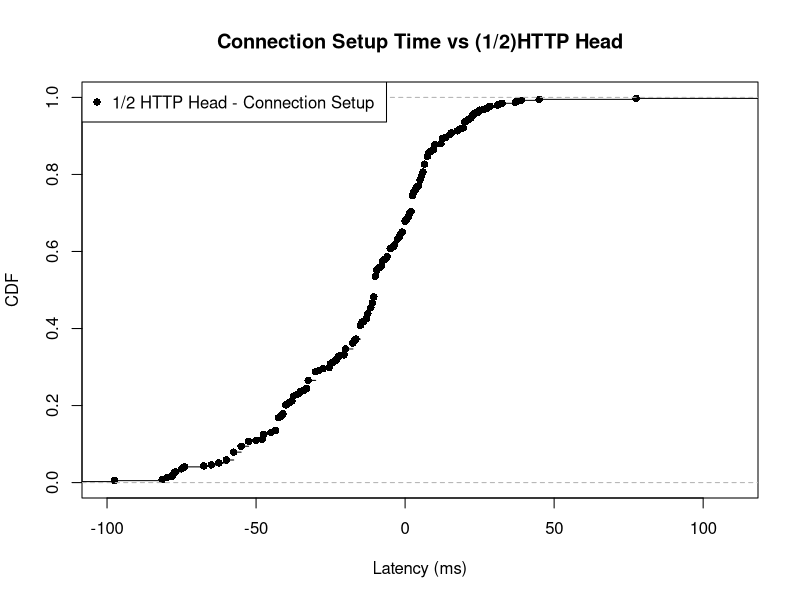

Generate this figure with R:
tcp_open <-c(10.00, 65.00, 65.00, 25.00, 20.00, 20.00, 20.00, 20.00, 20.00, 20.00, 20.00, 25.00, 25.00, 70.00, 25.00, 25.00, 25.00, 25.00, 25.00, 25.00, 25.00, 25.00, 20.00, 20.00, 87.00, 87.00, 22.00, 87.00, 19.00, 87.00, 19.00, 19.00, 18.00, 18.00, 19.00, 18.00, 88.00, 84.00, 84.00, 20.00, 20.00, 20.00, 20.00, 20.00, 20.00, 21.00, 23.00, 23.00, 20.00, 24.00, 20.00, 23.00, 23.00, 23.00, 21.00, 20.00, 26.00, 21.00, 21.00, 20.00, 20.00, 20.00, 20.00, 20.00, 20.00, 85.00, 25.00, 70.00, 70.00, 65.00, 70.00, 70.00, 70.00, 25.00, 70.00, 90.00, 90.00, 90.00, 30.00, 65.00, 65.00, 65.00, 75.00, 75.00, 75.00, 55.00, 55.00, 55.00, 65.00, 70.00, 25.00, 70.00, 65.00, 65.00, 65.00, 65.00, 70.00, 70.00, 75.00, 75.00, 75.00, 95.00, 35.00, 35.00, 25.00, 25.00, 25.00, 25.00, 25.00, 21.00, 21.00, 21.00, 22.00, 22.00, 22.00, 19.00, 19.00, 20.00, 20.00, 14.00, 14.00, 20.00, 20.00, 20.00, 20.00, 25.00, 25.00, 25.00, 25.00, 20.00, 20.00, 30.00, 20.00, 19.00, 20.00, 20.00, 25.00, 30.00, 25.00, 25.00, 20.00, 65.00, 20.00, 20.00, 60.00, 60.00, 60.00, 160.00, 160.00, 3.00, 5.00, 20.00, 20.00, 22.00, 22.00, 20.00, 18.00, 21.00, 20.00, 19.00, 18.00, 20.00, 20.00, 20.00, 40.00, 40.00, 36.00, 40.00, 35.00, 35.00, 40.00, 40.00, 40.00, 45.00, 55.00, 41.00, 30.00, 60.00, 60.00, 65.00, 25.00, 60.00, 100.00, 26.00, 21.00, 21.00, 21.00, 21.00, 21.00, 21.00, 20.00, 67.00, 67.00, 67.00, 67.00, 67.00, 67.00, 67.00, 70.00, 70.00, 75.00, 75.00, 75.00, 59.00, 59.00, 86.00, 86.00, 60.00, 40.00, 40.00, 75.00, 75.00, 40.00, 40.00, 40.00, 40.00, 40.00, 30.00, 90.00, 90.00, 23.00, 23.00, 84.00, 60.00, 84.00, 45.00, 45.00, 30.00, 30.00, 30.00, 40.00, 85.00, 85.00, 40.00, 40.00, 85.00, 85.00, 60.00, 70.00, 85.00, 85.00, 90.00, 90.00, 90.00, 90.00, 90.00, 85.00, 85.00, 85.00, 85.00, 85.00, 90.00, 85.00, 90.00, 85.00, 85.00, 90.00, 85.00, 86.00, 25.00, 25.00, 83.00, 20.00, 20.00, 21.00, 60.00, 60.00, 20.00, 85.00, 65.00, 41.00, 41.00, 41.00, 33.00, 33.00, 63.00, 63.00, 75.00, 20.00, 40.00, 48.00, 20.00, 20.00, 22.00, 51.00, 27.00, 39.00, 19.00, 19.00, 19.00, 28.00, 19.00, 19.00, 19.00, 142.00, 48.00, 48.00, 48.00, 60.00, 120.00, 120.00, 45.00, 22.00, 45.00, 22.00, 26.00, 26.00, 26.00, 22.00, 30.00, 30.00, 30.00, 31.00, 31.00, 31.00, 26.00, 26.00, 26.00, 26.00, 30.00, 20.00, 25.00, 25.00, 25.00, 25.00, 25.00, 20.00, 65.00, 65.00, 25.00, 30.00, 30.00, 30.00, 30.00, 30.00, 25.00, 60.00, 60.00, 60.00, 25.00, 21.00, 64.00, 64.00, 21.00, 19.00, 19.00, 20.00, 20.00, 68.00, 60.00, 20.00, 21.00, 21.00, 62.00, 20.00, 19.00, 61.00, 61.00, 61.00, 61.00, 20.00, 20.00, 20.00, 20.00, 19.00, 38.00, 38.00, 19.00, 19.00, 19.00, 19.00, 19.00, 65.00, 65.00, 25.00, 25.00, 25.00, 20.00, 20.00, 30.00, 20.00, 60.00, 25.00, 25.00, 25.00, 25.00, 65.00, 25.00, 25.00, 25.00, 60.00, 60.00)

http_head<-c(15.00, 25.00, 20.00, 55.00, 20.00, 25.00, 25.00, 20.00, 65.00, 20.00, 65.00, 20.00, 20.00, 20.00, 20.00, 20.00, 85.00, 15.00, 20.00, 25.00, 90.00, 80.00, 20.00, 20.00, 19.00, 17.00, 57.00, 18.00, 84.00, 20.00, 19.00, 17.00, 19.00, 82.00, 18.00, 18.00, 21.00, 20.00, 19.00, 21.00, 19.00, 85.00, 82.00, 20.00, 19.00, 19.00, 20.00, 83.00, 18.00, 18.00, 19.00, 17.00, 18.00, 85.00, 19.00, 11.00, 18.00, 19.00, 84.00, 19.00, 20.00, 20.00, 25.00, 90.00, 25.00, 20.00, 20.00, 85.00, 25.00, 20.00, 20.00, 90.00, 90.00, 65.00, 90.00, 65.00, 20.00, 65.00, 70.00, 25.00, 25.00, 90.00, 55.00, 70.00, 65.00, 25.00, 65.00, 25.00, 70.00, 25.00, 85.00, 55.00, 70.00, 70.00, 25.00, 70.00, 60.00, 25.00, 25.00, 90.00, 85.00, 75.00, 70.00, 70.00, 70.00, 70.00, 25.00, 70.00, 20.00, 73.00, 20.00, 19.00, 18.00, 22.00, 19.00, 18.00, 19.00, 19.00, 18.00, 18.00, 25.00, 20.00, 20.00, 25.00, 20.00, 20.00, 25.00, 20.00, 20.00, 20.00, 25.00, 20.00, 20.00, 20.00, 20.00, 20.00, 50.00, 50.00, 55.00, 55.00, 50.00, 50.00, 60.00, 55.00, 110.00, 113.00, 111.00, 157.00, 160.00, 2.00, 10.00, 55.00, 80.00, 56.00, 57.00, 53.00, 47.00, 53.00, 52.00, 51.00, 52.00, 53.00, 50.00, 55.00, 82.00, 82.00, 85.00, 80.00, 95.00, 86.00, 85.00, 83.00, 86.00, 85.00, 60.00, 85.00, 25.00, 55.00, 55.00, 65.00, 20.00, 55.00, 90.00, 23.00, 23.00, 26.00, 30.00, 34.00, 28.00, 30.00, 18.00, 62.00, 87.00, 85.00, 88.00, 89.00, 89.00, 67.00, 58.00, 69.00, 40.00, 75.00, 70.00, 60.00, 145.00, 85.00, 89.00, 65.00, 20.00, 40.00, 35.00, 45.00, 75.00, 85.00, 45.00, 70.00, 20.00, 40.00, 25.00, 84.00, 23.00, 83.00, 91.00, 40.00, 86.00, 30.00, 60.00, 40.00, 25.00, 85.00, 40.00, 35.00, 90.00, 90.00, 45.00, 60.00, 45.00, 85.00, 55.00, 60.00, 20.00, 85.00, 50.00, 90.00, 90.00, 85.00, 90.00, 85.00, 85.00, 85.00, 85.00, 85.00, 85.00, 85.00, 85.00, 85.00, 80.00, 85.00, 85.00, 81.00, 106.00, 51.00, 84.00, 64.00, 49.00, 110.00, 110.00, 20.00, 50.00, 62.00, 63.00, 83.00, 41.00, 32.00, 62.00, 82.00, 61.00, 70.00, 20.00, 40.00, 48.00, 46.00, 57.00, 50.00, 18.00, 57.00, 45.00, 54.00, 113.00, 36.00, 54.00, 46.00, 57.00, 54.00, 47.00, 45.00, 100.00, 139.00, 45.00, 90.00, 45.00, 115.00, 50.00, 50.00, 52.00, 55.00, 57.00, 56.00, 52.00, 50.00, 57.00, 57.00, 55.00, 49.00, 52.00, 52.00, 52.00, 53.00, 52.00, 55.00, 55.00, 55.00, 55.00, 55.00, 55.00, 50.00, 60.00, 55.00, 65.00, 55.00, 55.00, 60.00, 110.00, 100.00, 60.00, 55.00, 185.00, 60.00, 530.00, 55.00, 55.00, 52.00, 51.00, 99.00, 112.00, 53.00, 58.00, 49.00, 57.00, 101.00, 53.00, 49.00, 54.00, 49.00, 52.00, 116.00, 56.00, 88.00, 96.00, 50.00, 195.00, 93.00, 50.00, 51.00, 85.00, 53.00, 51.00, 100.00, 49.00, 101.00, 53.00, 87.00, 55.00, 60.00, 80.00, 45.00, 55.00, 130.00, 50.00, 90.00, 55.00, 50.00, 90.00, 105.00, 55.00, 90.00, 50.00, 90.00, 95.00, 55.00, 55.00, 90.00)


plot(ecdf(((http_head/2) - tcp_open)), lty=1, col="black", pch = 16, xlab="Latency (ms)", ylab="CDF", main="Connection Setup Time vs (1/2)HTTP Head", xlim=c(-100, 110))

legend("topleft",  pch = c(16), legend=c("1/2 HTTP Head - Connection Setup "), col=c("black"))
